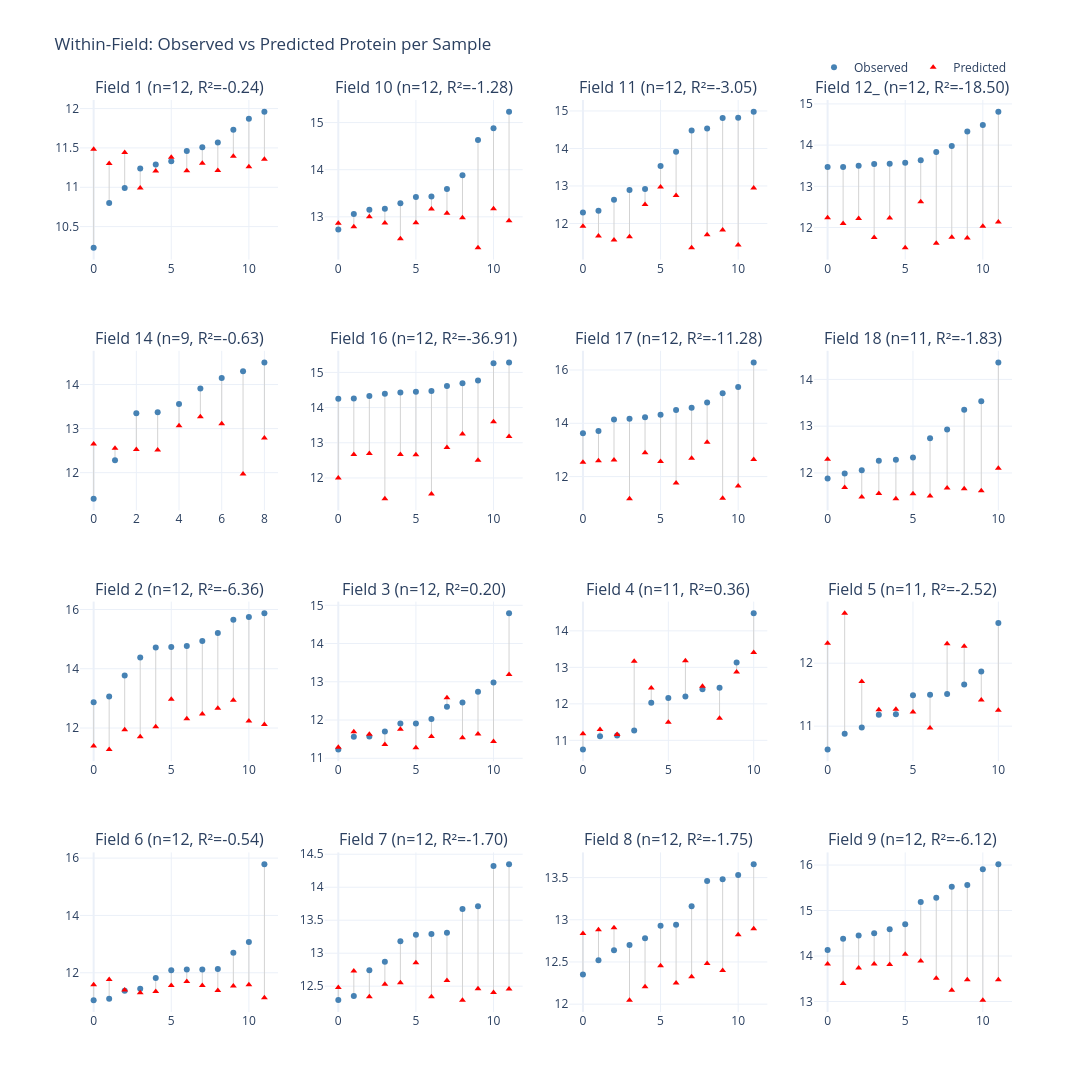

The code cell stored with this chart in its notebook:
### Code cell
fields_sorted = sorted(results_df['field_key'].unique())
n_fields = len(fields_sorted)
ncols = 4
nrows = (n_fields + ncols - 1) // ncols

fig = make_subplots(
    rows=nrows, cols=ncols,
    subplot_titles=[
        f'Field {fk} (n={len(results_df[results_df["field_key"]==fk])}, '
        f'R²={field_stats.loc[fk,"r2"]:.2f})'
        if fk in field_stats.index and np.isfinite(field_stats.loc[fk, 'r2'])
        else f'Field {fk} (R²=N/A)'
        for fk in fields_sorted
    ],
    horizontal_spacing=0.05, vertical_spacing=0.10
)

for idx, fk in enumerate(fields_sorted):
    row = idx // ncols + 1
    col = idx % ncols + 1
    fk_data = results_df[results_df['field_key'] == fk].sort_values('protein_pct').reset_index(drop=True)
    x = list(range(len(fk_data)))

    for i, r in fk_data.iterrows():
        fig.add_trace(go.Scatter(
            x=[i, i], y=[r['protein_pct'], r['predicted']],
            mode='lines', line=dict(color='lightgray', width=1),
            showlegend=False, hoverinfo='skip'
        ), row=row, col=col)

    fig.add_trace(go.Scatter(
        x=x, y=fk_data['protein_pct'],
        mode='markers', marker=dict(color='steelblue', size=6, symbol='circle'),
        name='Observed', showlegend=(idx == 0),
        hovertemplate='Obs: %{y:.2f}%<extra></extra>'
    ), row=row, col=col)

    fig.add_trace(go.Scatter(
        x=x, y=fk_data['predicted'],
        mode='markers', marker=dict(color='red', size=6, symbol='triangle-up'),
        name='Predicted', showlegend=(idx == 0),
        hovertemplate='Pred: %{y:.2f}%<extra></extra>'
    ), row=row, col=col)

fig.update_layout(
    title='Within-Field: Observed vs Predicted Protein per Sample',
    height=280 * nrows, width=1100,
    template='plotly_white',
    legend=dict(orientation='h', yanchor='bottom', y=1.02, xanchor='right', x=1)
)
fig.show()
fig.write_image(FIGURES_DIR / 'within_field_grid.svg')
